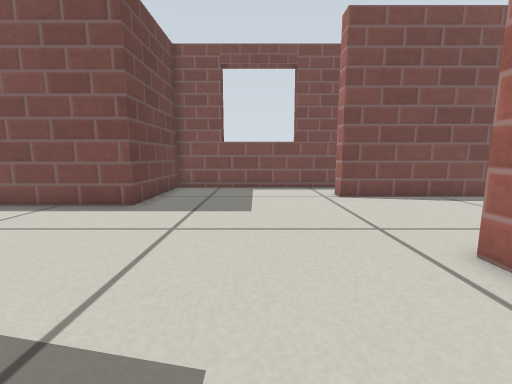
view 1 (above)

12 first-person views from a walk through a Gazebo world. The camera is 0.35 m above the floor, tilts 8° down and sees 90° across. The floor is counted in squares, 0.2 m on a side. Each view is taken from the middle of a square. On the plan, view 1 faces up. The plan holds only what a view shows up to about 15 squares ahead; the rest is blank. Simple patterns stand in for the simulator's built-in surfaces.

view 2
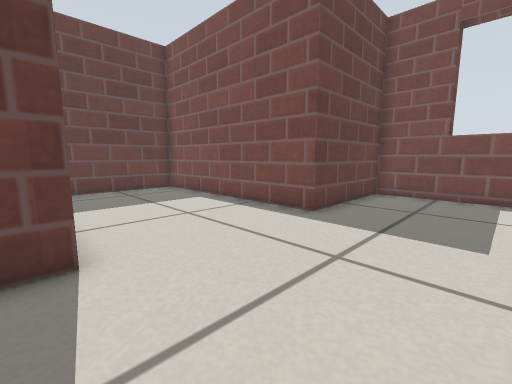

view 3
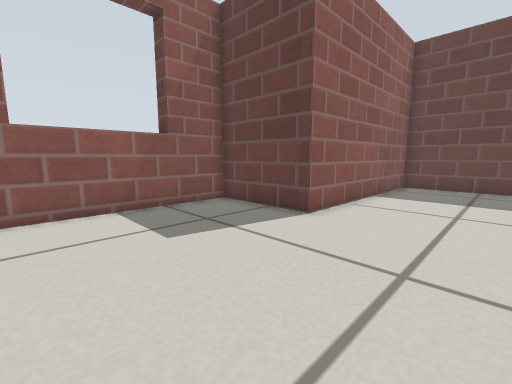

view 4
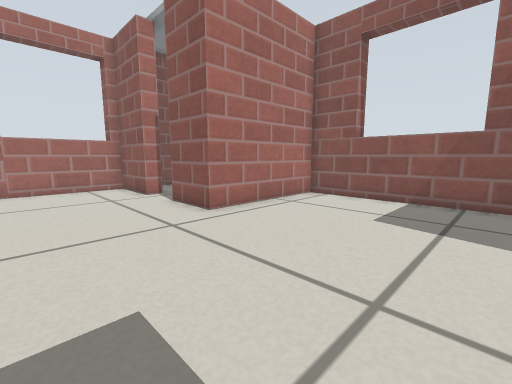

view 5
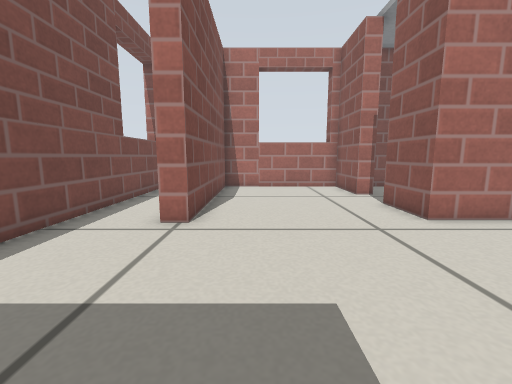

view 6
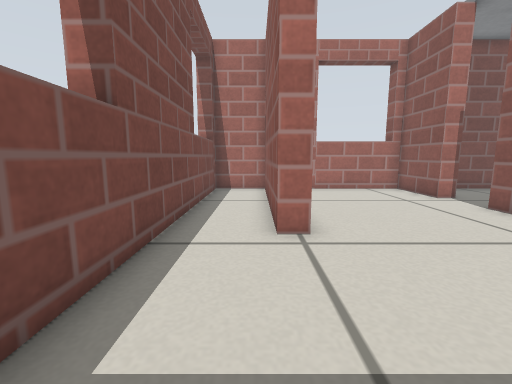

view 7
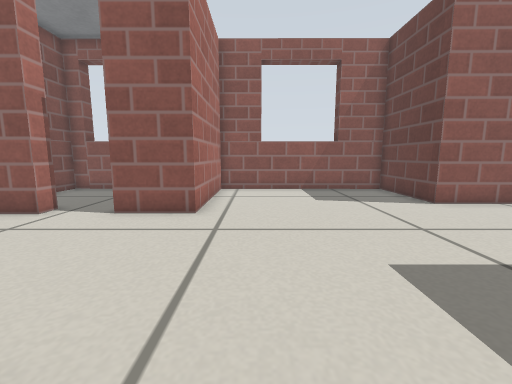

view 8
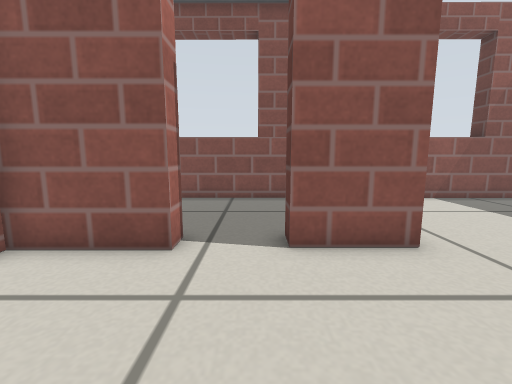

view 9
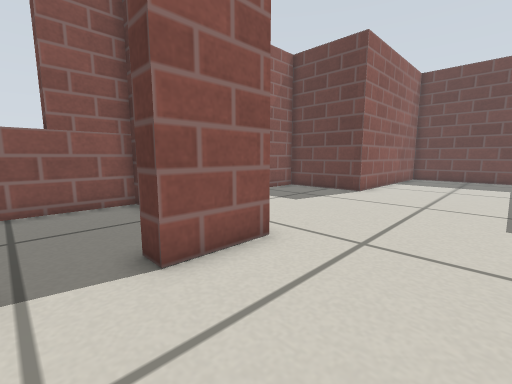

view 10
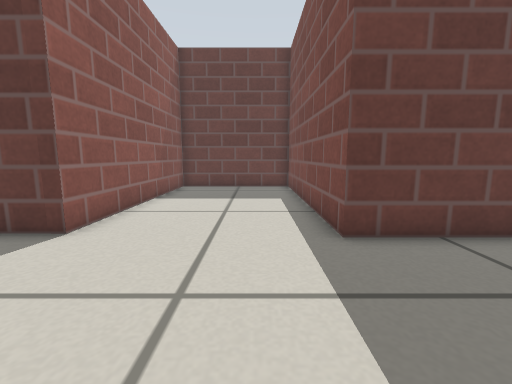

view 11
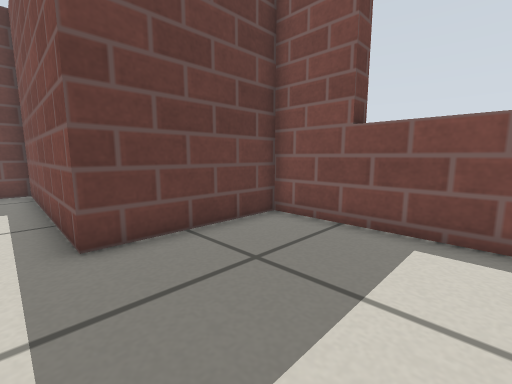

view 12
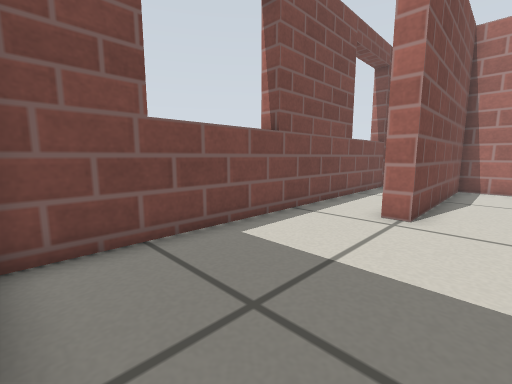

### Floor plan
Ten units are one square. View 1 is at (0, 0); x grows to the right and y downward. Boxes are objects, and circles mark ways between rooms. Rooms are numbered by the first view taken in them; rooms with no view inside come last. Other rooms are left out.
<svg viewBox="-142 -147 264 168">
<path fill="none" stroke="#000" d="M86 -43 117 -43 117 -108 36 -108 36 -115 117 -115 117 -142 -43 -142 -43 -89 -137 -89 -137 -28 -46 -27 -46 16 39 16 39 -43 64 -43M86 -36 86 -43M64 -43 64 -35M46 11 46 16 117 16 117 -22"/>
<circle cx="75" cy="-40" r="3" fill="#2a7"/>
<text x="0" y="-70">1</text>
<text x="80" y="-10">2</text>
</svg>
Room 1 opens to room 2.

Where each view was taken, in squares from view 1:
view 1: 0 up, 0 right, facing up
view 2: 2 up, 0 right, facing up-left
view 3: 7 up, 2 right, facing down-left
view 4: 9 up, 3 left, facing down-right
view 5: 9 up, 3 left, facing right
view 6: 12 up, 2 left, facing right
view 7: 12 up, 2 right, facing down
view 8: 9 up, 7 right, facing down
view 9: 8 up, 8 right, facing down-left
view 10: 7 up, 1 right, facing left
view 11: 8 up, 1 right, facing up-left
view 12: 9 up, 4 left, facing up-right
